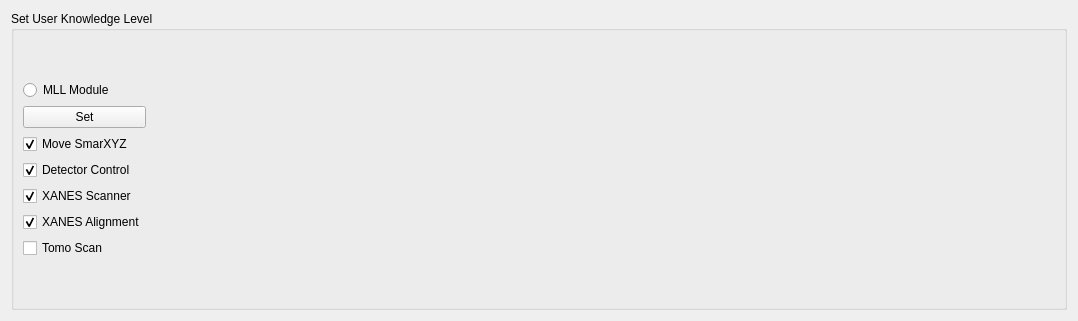
          <widget class="QWidget" name="tab_5">
           <attribute name="title">
            <string>Admin Controls (Staff Only)</string>
           </attribute>
           <layout class="QGridLayout" name="gridLayout_20">
            <item row="0" column="0">
             <widget class="QGroupBox" name="groupBox_9">
              <property name="title">
               <string>Set User Knowledge Level</string>
              </property>
              <layout class="QGridLayout" name="gridLayout_9">
               <item row="0" column="0">
                <spacer name="verticalSpacer_23">
                 <property name="orientation">
                  <enum>Qt::Vertical</enum>
                 </property>
                 <property name="sizeHint" stdset="0">
                  <size>
                   <width>20</width>
                   <height>40</height>
                  </size>
                 </property>
                </spacer>
               </item>
               <item row="2" column="1">
                <spacer name="horizontalSpacer">
                 <property name="orientation">
                  <enum>Qt::Horizontal</enum>
                 </property>
                 <property name="sizeType">
                  <enum>QSizePolicy::Preferred</enum>
                 </property>
                 <property name="sizeHint" stdset="0">
                  <size>
                   <width>909</width>
                   <height>20</height>
                  </size>
                 </property>
                </spacer>
               </item>
               <item row="3" column="0">
                <spacer name="verticalSpacer_5">
                 <property name="orientation">
                  <enum>Qt::Vertical</enum>
                 </property>
                 <property name="sizeHint" stdset="0">
                  <size>
                   <width>20</width>
                   <height>40</height>
                  </size>
                 </property>
                </spacer>
               </item>
               <item row="2" column="0">
                <layout class="QVBoxLayout" name="verticalLayout_24">
                 <item>
                  <widget class="QPushButton" name="pb_apply_user_settings">
                   <property name="sizePolicy">
                    <sizepolicy hsizetype="Preferred" vsizetype="Fixed">
                     <horstretch>0</horstretch>
                     <verstretch>0</verstretch>
                    </sizepolicy>
                   </property>
                   <property name="styleSheet">
                    <string notr="true"/>
                   </property>
                   <property name="text">
                    <string>Set</string>
                   </property>
                  </widget>
                 </item>
                 <item>
                  <widget class="QCheckBox" name="cb_smar_perm">
                   <property name="text">
                    <string>Move SmarXYZ</string>
                   </property>
                   <property name="checked">
                    <bool>true</bool>
                   </property>
                  </widget>
                 </item>
                 <item>
                  <widget class="QCheckBox" name="cb_det_perm">
                   <property name="sizePolicy">
                    <sizepolicy hsizetype="Preferred" vsizetype="Fixed">
                     <horstretch>0</horstretch>
                     <verstretch>0</verstretch>
                    </sizepolicy>
                   </property>
                   <property name="text">
                    <string>Detector Control</string>
                   </property>
                   <property name="checked">
                    <bool>true</bool>
                   </property>
                  </widget>
                 </item>
                 <item>
                  <widget class="QCheckBox" name="cb_xanes_scan_perm">
                   <property name="sizePolicy">
                    <sizepolicy hsizetype="Preferred" vsizetype="Fixed">
                     <horstretch>0</horstretch>
                     <verstretch>0</verstretch>
                    </sizepolicy>
                   </property>
                   <property name="text">
                    <string>XANES Scanner</string>
                   </property>
                   <property name="checked">
                    <bool>true</bool>
                   </property>
                  </widget>
                 </item>
                 <item>
                  <widget class="QCheckBox" name="cb_xanes_align_perm">
                   <property name="text">
                    <string>XANES Alignment</string>
                   </property>
                   <property name="checked">
                    <bool>true</bool>
                   </property>
                  </widget>
                 </item>
                 <item>
                  <widget class="QCheckBox" name="cb_tomo_perm">
                   <property name="text">
                    <string>Tomo Scan</string>
                   </property>
                  </widget>
                 </item>
                </layout>
               </item>
               <item row="1" column="0">
                <widget class="QRadioButton" name="rb_mll">
                 <property name="text">
                  <string>MLL Module</string>
                 </property>
                 <property name="checked">
                  <bool>false</bool>
                 </property>
                 <property name="autoExclusive">
                  <bool>false</bool>
                 </property>
                </widget>
               </item>
              </layout>
             </widget>
            </item>
           </layout>
          </widget>
